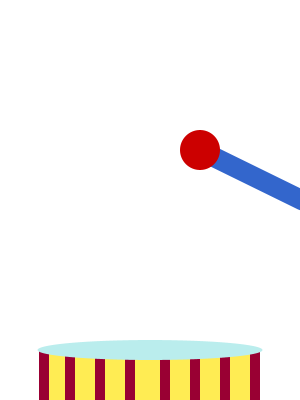
Frame 1 (no input)
Frame 60 (the mouse pressed at the canvas centre just before this capture): identical to frame 1, image omitted
Frame 120 (the mouse held since frame 60 and released just before this capture): identical to frame 1, image omitted

The Processing sketch that drew this single still picture (run headless with seeded random() and noise(); from frame 60 on, the mouse is pressed at the canvas centre):

// Processing sketch: processing_174878
// ── processing_174878.pde

float x = 200; //Just setting things up!
float y = 150;

void setup() {
  size(300,400);
}

void draw() {
  background(255);
  
  stroke(51,102,204);
  fill(210);
  strokeWeight(20);
  
  line(width+2,height/2,x,y); 
  fill(204,0,0);
noStroke();
  ellipse(x,y,40,40);
  
  if (y > height-75) {
    y=0; 
  }
  
  fill(255,236,83);
noStroke();
rect(39,height-50,220,100);
 
fill(153,0,51);
rect(39,350,10,50);

fill(153,0,51);
rect(65,350,10,50);

fill(153,0,51);
rect(95,350,10,50);

fill(153,0,51);
rect(125,350,10,50);

fill(153,0,51);
rect(160,350,10,50);

fill(153,0,51);
rect(190,350,10,50);

fill(153,0,51);
rect(220,350,10,50);

fill(153,0,51);
rect(250,350,10,50);

fill(186,237,237);
noStroke();
ellipse(150,height-50,225,20);





}
void mouseDragged(){
y++;
}
